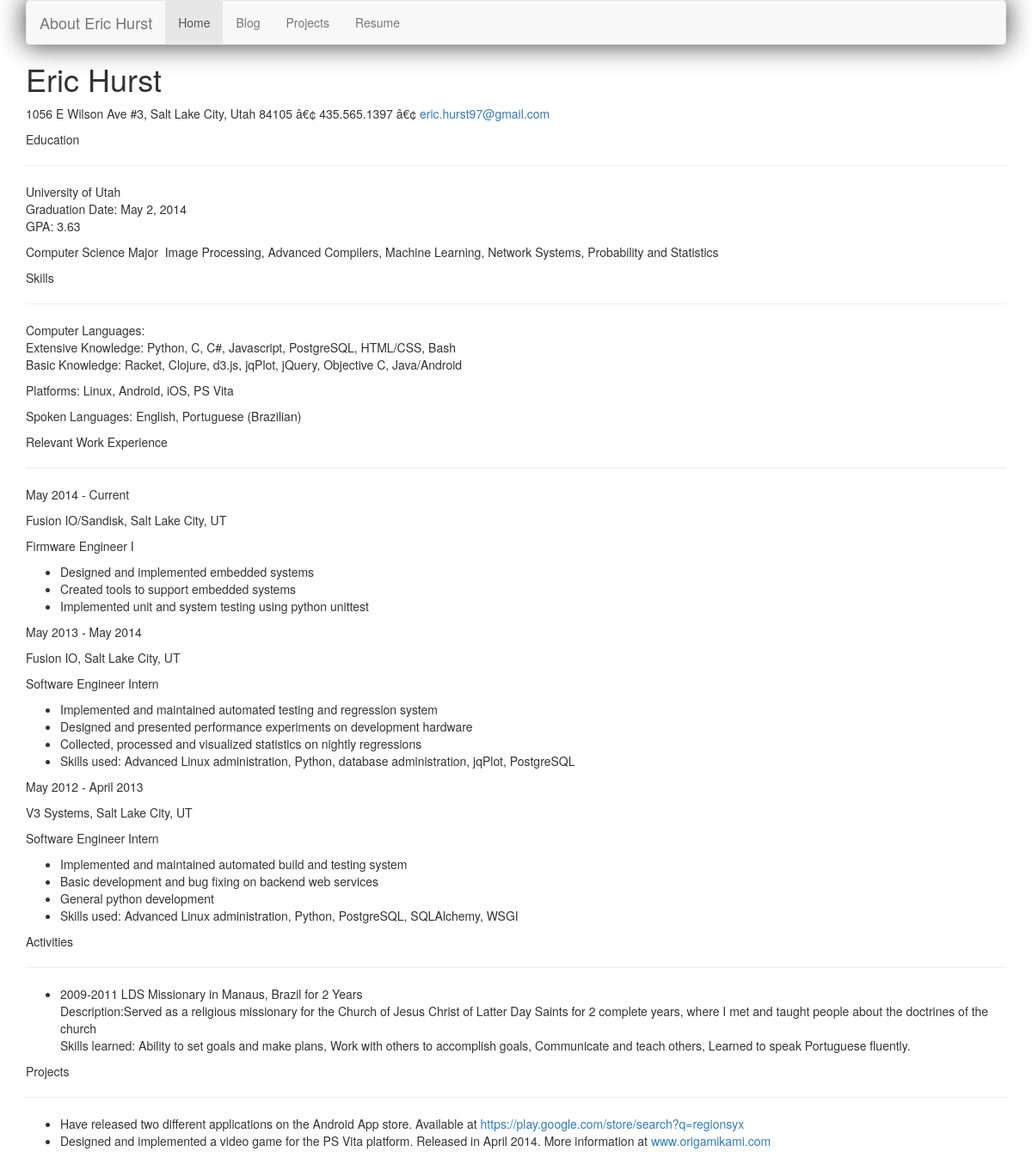
/resume/, run on an earlier commit of the app's database.
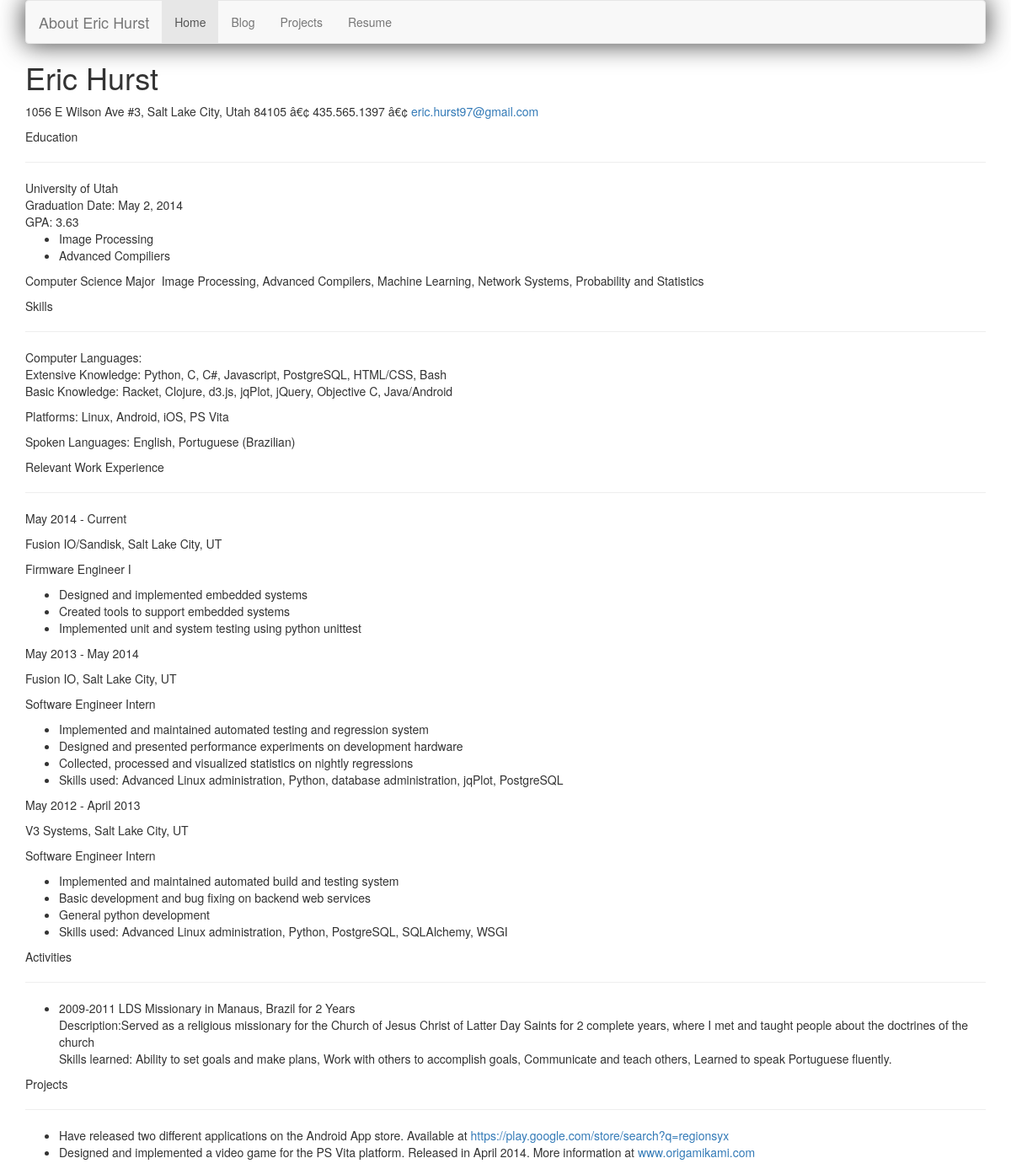
And on a later commit of the database.
### resume/models.py (models this page shows, shortened)
class Education(models.Model):
    school = models.CharField(max_length=200)
    gpa = models.CharField(max_length=4)
    grad_date = models.DateField("Graduation Date")

class Class(models.Model):
    school = models.ForeignKey(Education)
    name = models.CharField(max_length=200)
    description = models.CharField(max_length=500)

### resume/views.py (the view)
def index(request):
    schools = Education.objects.all()
    context = {'edu': schools}
    return render(request, 'resume/index.html', context)

### resume/templates/resume/index.html (shortened to what the changed rows need)
{% extends "home/base.html" %}
{% block content %}
<div>
  <h1 class="c3"><span class="c13 c25">Eric Hurst</span></h1>
</div>
<div id="education">
{% for school in edu %}
    <div>{{ school.school }} </div>
    <div>Graduation Date: {{ school.grad_date }} </div>
    <div>GPA: {{ school.gpa }} </div>
    <div id="classes">
    <ul>
    {% for c in school.class_set.all %}
        <li> {{ c.name }} </li>
    {% endfor %}
    </ul>
    </div>
{% endfor %}
</div>
{% endblock %}

What changed in the data, as far as the page shows it:
added Class: name "Image Processing"
added Class: name "Advanced Compiliers"
